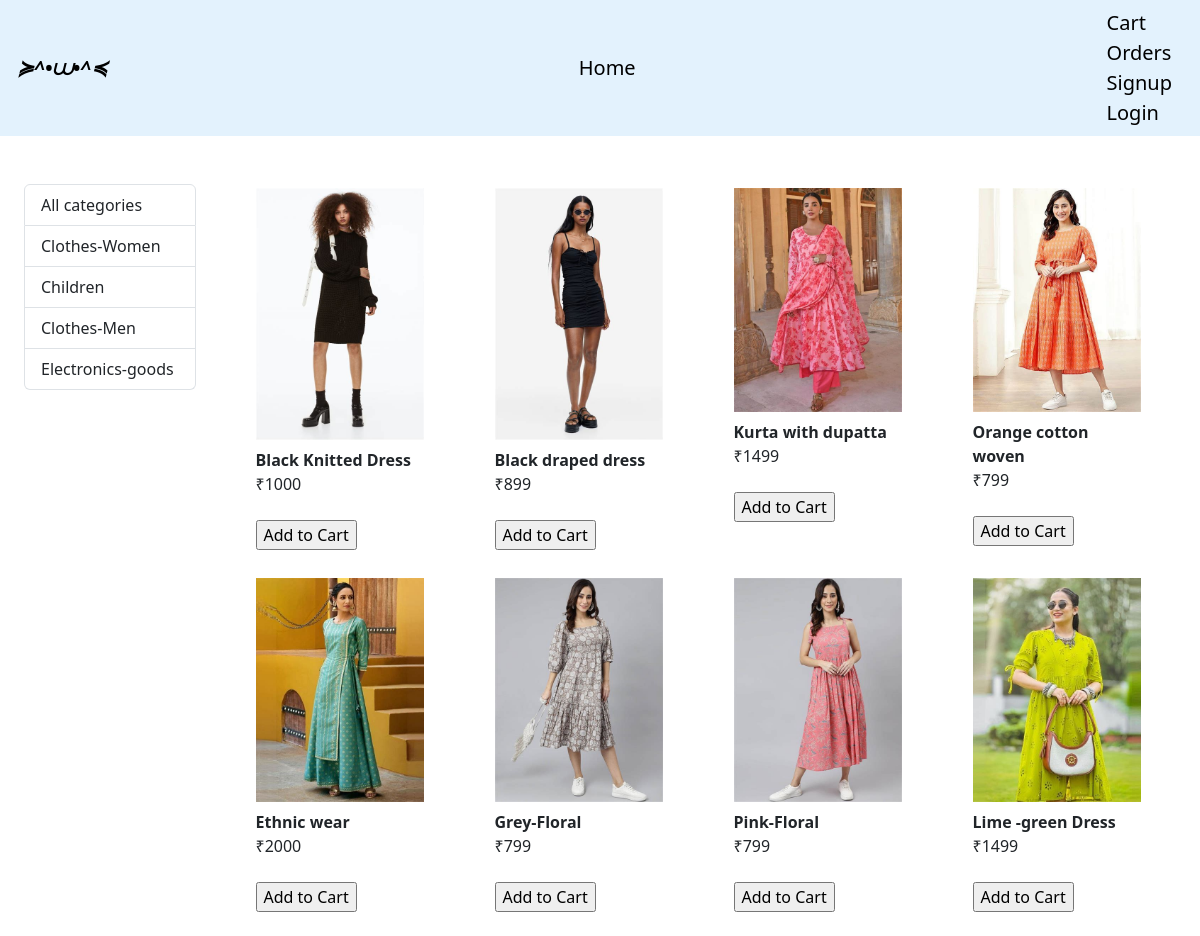
The app's page /?category=2 with its own data.
### store/models/category.py (models this page shows, shortened)
class Category(models.Model):
 name=models.CharField(max_length=50)

### store/models/product.py (models this page shows, shortened)
class Product(models.Model):
 name=models.CharField(max_length=50)
 price =models.IntegerField()
 category=models.ForeignKey(Category, on_delete=models.CASCADE, default=1)
 image=models.ImageField(upload_to="uploads/products")
 @staticmethod
 def get_product_by_category_id(category_id):
   return Product.objects.filter(category=category_id)

### store/views.py (the view, shortened to what this page needs)
# urls.py: path('',IndexView.as_view(), name='index'),
class IndexView(View):
 def get(self, request):
  products=None
  products=Product.objects.all()
  categories=Category.objects.all()
  category_id=request.GET.get('category')
  if request.session.get('cart') is None:
    request.session['cart']=[]
  if category_id:
   products=Product.get_product_by_category_id(category_id)
  else:
   products=Product.objects.all()
  data={}
  data["products"]=products
  data["categories"]=categories
  print("you are", request.session.get('email'))
  return render(request, 'index.html', data)

### store/templatetags/cart.py (called while the page is built)
@register.filter(name='is_in_cart')
def is_in_cart(product,cart):
 if cart is None or not isinstance(cart, dict):
   return False
 keys=cart.keys()
 for id in keys:
  if int(id)== product.id:
   return True
 return False

### store/templates/index.html (shortened to what this page needs)
{% extends 'base.html' %} {% block content %} {% load cart %}
<div class="container-fluid">
  <div class="row mx-auto mt-5">
    <div class="col-lg-2">
      <div class="list-group">
        <a href="/" class="list-group-item list-group-item-action"
          >All categories</a
        >
        {% for category in categories %}
        <a
          href="/?category={{category.id}}"
          class="list-group-item list-group-item-action"
          >{{category.name}}</a
        >
        {% endfor %}
      </div>
    </div>
    <div id="products" class="col-lg-10">
      <div class="row mx-auto">
        {% for product in products %}
        <div class="card-transparent mx-auto mb-4" style="width: 12rem">
          <img
            src="{{product.image.url}}"
            class="card-img-top mt-1"
            alt="..."
          />
          <div class="card-body mt-2">
            <p class="card-title"><b>{{product.name}}</b></p>
            <p class="card-title">₹{{product.price}}</p>
            <br />
          </div>
          <div class="card-footer p-0 no-gutters">
            {% if product|is_in_cart:request.session.cart %}
                <div class="row">
                    <form action="/#{{product.id}}" method="post" class="col-4">
                        {% csrf_token %}
                        <input type="text" name="product" hidden value="{{product.id}}" />
                        <input type="text" name="remove" hidden value="True" />
                        <input type="submit" value="-" class="btn btn-block btn-light" />
                    </form>
                    <div class="text-center col">{{ product|cart_quantity:request.session.cart }}</div>
                    <form action="/#{{product.id}}" method="post" class="col-4">
                        {% csrf_token %}
                        <input type="text" name="product" hidden value="{{product.id}}" />
                        <input type="submit" value="+" class="btn btn-block btn-light" />
                    </form>
                </div>
            {% else %}
                <form action="/#{{product.id}}" method="post" class="btn-block">
                    <input type="submit" class="btn-transparent border-rounded btn-sm-action" value="Add to Cart"/>
                </form>
            {% endif %}
        </div>
        </div>
        {% endfor %}
      </div>
    </div>
  </div>
</div>
{% endblock %}

### records on screen
Category: name "Clothes-Women"
Category: name "Children"
Category: name "Clothes-Men"
Category: name "Electronics-goods"
Product: image (picture), name "Black Knitted Dress", price "1000"
Product: image (picture), name "Black draped dress", price "899"
Product: image (picture), name "Kurta with dupatta", price "1499"
Product: image (picture), name "Orange cotton woven", price "799"
Product: image (picture), name "Ethnic wear", price "2000"
Product: image (picture), name "Grey-Floral", price "799"
Product: image (picture), name "Pink-Floral", price "799"
Product: image (picture), name "Lime -green Dress", price "1499"
